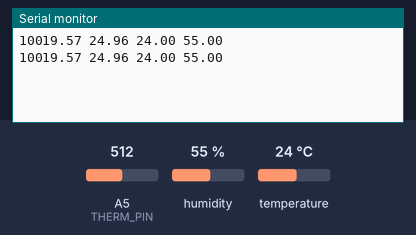
Simulated run of this sketch. Board: Arduino Uno, built with avr-gcc and run on an emulated ATmega328P. On the bench: the last lines printed to the serial monitor. The inputs (shaded band) are chosen by the test bench; at power-on: A5 (THERM_PIN) = 512, humidity 55 %, temperature 24 °C.

Above: at 1.8 s.
1.9 s: A5 (THERM_PIN) set to 1012
At 3.3 s:
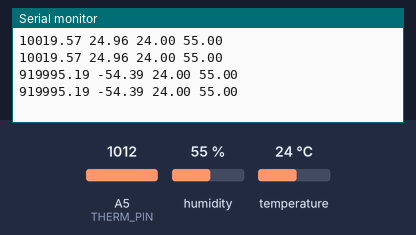
3.4 s: A5 (THERM_PIN) set to 1023
At 5.8 s:
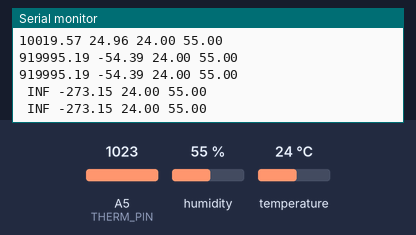

The sketch:

proj3-multiple-sensors.ino
```cpp
// proj3-multiple-sensors.ino
// read data from a thermistor and a DHT11 temperature-humidity sensor
// print sensor readings in this format:
// <therm resistance ohms> <therm temp °C> <DHT temp °C> <DHT % humidity>

#include <Adafruit_Sensor.h>
#include <DHT.h>
#include <DHT_U.h>


///// CONSTANTS /////

// how long to wait between readings, in ms
const int DELAY_LENGTH = 1000;

// pins
const int THERM_PIN = A5; // thermistor
const int DHT_PIN = 2; // termperature-humidity sensor


///// DHT SETUP /////

DHT dht(DHT_PIN, DHT11);


///// FUNCTIONS FOR THERMISTOR /////

// readThermistor();
// void -> float
// return the resistance across the thermistor, in ohms
float readThermistor() {

  // CONSTANTS

  const int pin = THERM_PIN;
  // the thermistor pin

  const float resistor = 10000.0;
  // the resistance of the accompanying resistor, in ohms
  // should be very close to thermistor resistance

  // TAKE READING

  // read the voltage, convert to voltage, and return it
  return resistor / ((1023.0 / analogRead(pin)) - 1);

}

// temp(r);
// float -> float
// convert a thermistor resistance in ohms to a temperature in °C
float temp(float r) {

  // CONSTANTS

  // thermistor Steinhart–Hart coeffecients
  // 1/T = A + Bln(R) + Cln(R)^3
  // A, B, and C are constants; T is the temperature in K; R is the resistance in ohms
  // the values below were taken from the ELEGOO tutorial Lesson 23
  // often, values can be found on the data sheet for the thermistor
  const float A = 1.129148e-03;
  const float B = 2.34125e-04;
  const float C = 8.76741e-08;

  // CALCULATIONS

  // get the ln of the resistance value given
  const double lnr = log(r);

  // return the temperature in °C, calculating it using the Steinhart–Hart equation
  return 1 / (A + B * lnr + C * pow(lnr, 3)) - 273.15;

}


///// SETUP /////

void setup() {

  // start the serial monitor
  Serial.begin(9600);

  // use an external voltage reference for thermistor
  // using a 3.3 V reference should reduce noise
  analogReference(EXTERNAL);

  // start the DHT (temperature-humidity) sensor
  dht.begin();

}


///// MAIN LOOP /////

void loop() {

  // take the readings
  float therm_r = readThermistor();
  float therm_t = temp(therm_r);
  float dht_t = dht.readTemperature();
  float dht_h = dht.readHumidity();

  // print the readings
  Serial.println(String(therm_r) + " " + String(therm_t) +
                 " " + String(dht_t) + " " + String(dht_h));

  // wait a bit before the next reading
  delay(DELAY_LENGTH);

}
```

Measured:
- the behaviour switches between 1022 and 1023 on A5 (THERM_PIN) (found by bisection; images 1 and 2)
- after the input at 1.9 s, the serial monitor: prints a new line after 0.15 s (image 1)
- after the input at 3.4 s, the serial monitor: prints a new line after 0.68 s (image 2)
